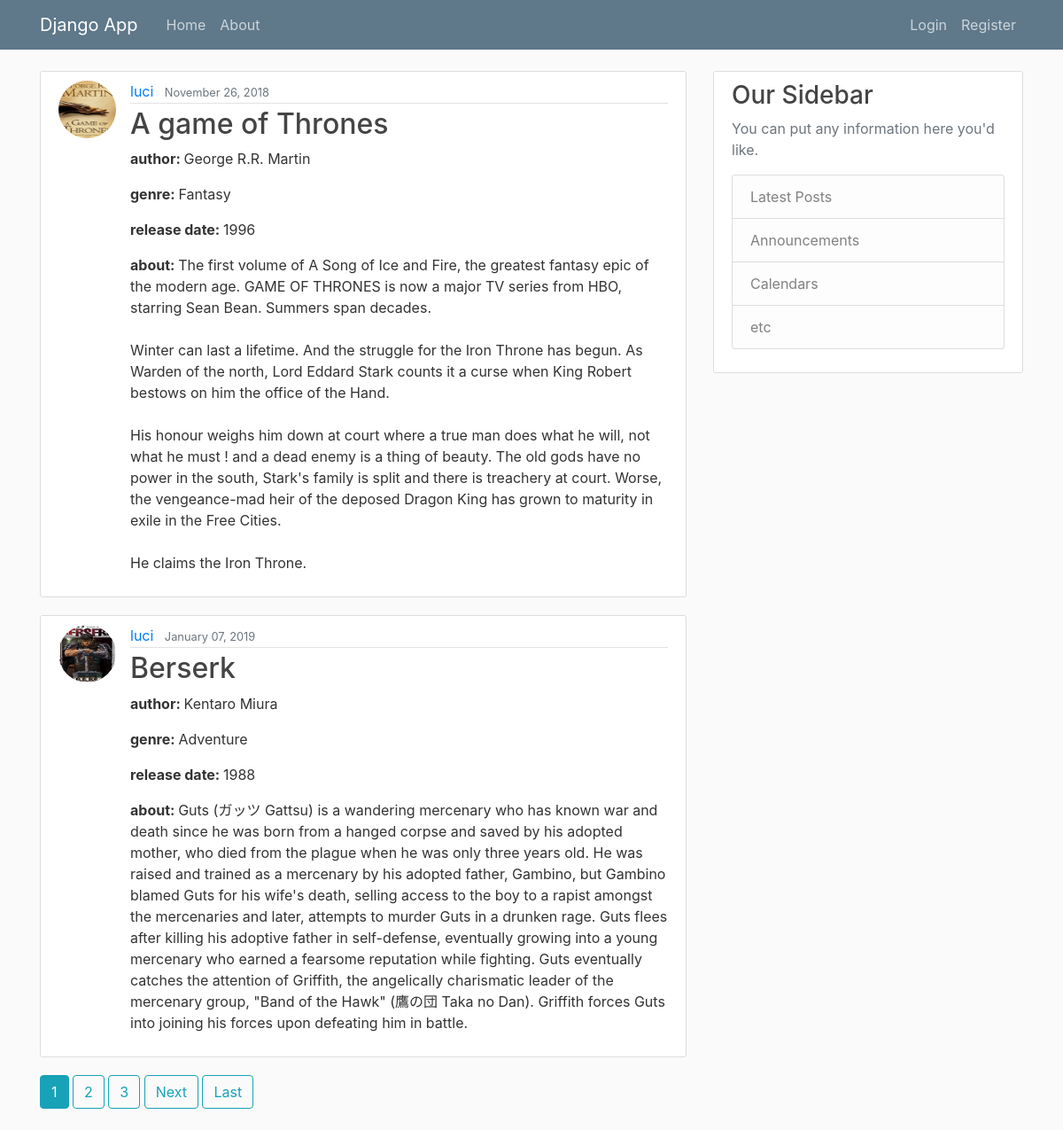
Screenshot of /blog/ with the database file from the repository.
### blog/models.py (models this page shows, shortened)
class Books(models.Model):
    title = models.CharField(max_length=100)
    genre = models.CharField(max_length=20)
    book_author = models.CharField(max_length=40, default="")
    year_released = models.IntegerField(default=datetime.now().year)
    avg_rating = models.IntegerField(default=1)
    content = models.TextField()
    date_posted = models.DateTimeField(default=timezone.now)
    author = models.ForeignKey(User, on_delete=models.CASCADE)
    image = models.ImageField(default='book.png', upload_to='book_pics')

### blog/views.py (the view)
# urls.py: path('', PostListView.as_view(), name='blog-home'),
class PostListView(ListView):
    model = Books
    template_name = 'blog/home.html'
    context_object_name = 'books'
    ordering = ['title']
    paginate_by = 2

### blog/templates/blog/home.html (shortened to what this page needs)
{% extends "blog/base.html" %}
{% block content %}
    {% for book in books %}
        <article class="media content-section">
             <img class="rounded-circle article-img" src="{{ book.image.url }}">
          <div class="media-body">
            <div class="article-metadata">
              <a class="mr-2" href="#">{{ book.author }}</a>
              <small class="text-muted">{{ book.date_posted|date:"F d, Y" }}</small>
            </div>
             <h2><a class="article-title" href="{% url 'books-detail' book.id %}">{{ book.title }}</a></h2>
              <p class="article-book_author"><strong>author: </strong> {{ book.book_author }} </p>
              <p class="article-genre"><strong>genre: </strong> {{ book.genre }} </p>
              <p class="article-released"><strong>release date: </strong> {{ book.year_released }} </p>
              <p class="article-content"><strong>about: </strong> {{ book.content }}</p>
          </div>
        </article>
    {% endfor %}
    {% if is_paginated %}
        {% for num in page_obj.paginator.page_range %}
            {% if page_obj.number == num %}
                <a class="btn btn-info mb-4" href="?page={{ num }}">{{ num }}</a>
            {% elif num > page_obj.number|add:'-3' and num < page_obj.number|add:'3' %}
                <a class="btn btn-outline-info mb-4" href="?page={{ num }}">{{ num }}</a>
            {% endif %}
        {% endfor %}
        {% if page_obj.has_next %}
            <a class="btn btn-outline-info mb-4" href="?page={{ page_obj.next_page_number }}">Next</a>
            <a class="btn btn-outline-info mb-4" href="?page={{ page_obj.paginator.num_pages }}">Last</a>
        {% endif %}
    {% endif %}
{% endblock content %}

### blog/static/blog/main.css (style rules this page uses)
body { background: #fafafa; color: #333333; margin-top: 5rem; }
h1, h2, h3, h4, h5, h6 { color: #444444; }
.content-section { background: #ffffff; padding: 10px 20px; border: 1px solid #dddddd; border-radius: 3px; margin-bottom: 20px; }
.article-title { color: #444444; }
.article-content { white-space: pre-line; }
.article-img { height: 65px; width: 65px; margin-right: 16px; }
.article-metadata { padding-bottom: 1px; margin-bottom: 4px; border-bottom: 1px solid #e3e3e3 }

### rows the page displays
Books: image (picture), author "luci", date_posted "November 26, 2018", title "A game of Thrones", book_author "George R.R. Martin", genre "Fantasy", year_released "1996", content "The first volume of A Song of Ice and Fire, the greatest fantasy epic of the modern age. GAME OF THRONES is now a major TV series from HBO, starring Sean Bean. Summers span decades. Winter can last a lifetime. And the struggle for the Iron Throne has begun. As Warden of the north, Lord Eddard Stark counts it a curse when King Robert bestows on him the office of the Hand. His honour weighs him down at court where a true man does what he will, not what he must ! and a dead enemy is a thing of beauty. The old gods have no power in the south, Stark's family is split and there is treachery at court. Worse, the vengeance-mad heir of the deposed Dragon King has grown to maturity in exile in the…"
Books: image (picture), author "luci", date_posted "January 07, 2019", title "Berserk", book_author "Kentaro Miura", genre "Adventure", year_released "1988", content "Guts (ガッツ Gattsu) is a wandering mercenary who has known war and death since he was born from a hanged corpse and saved by his adopted mother, who died from the plague when he was only three years old. He was raised and trained as a mercenary by his adopted father, Gambino, but Gambino blamed Guts for his wife's death, selling access to the boy to a rapist amongst the mercenaries and later, attempts to murder Guts in a drunken rage. Guts flees after killing his adoptive father in self-defense, eventually growing into a young mercenary who earned a fearsome reputation while fighting. Guts eventually catches the attention of Griffith, the angelically charismatic leader of the mercenary group,…"

### other values shown
{{ num }} "1"
{{ num }} "2" "3"
